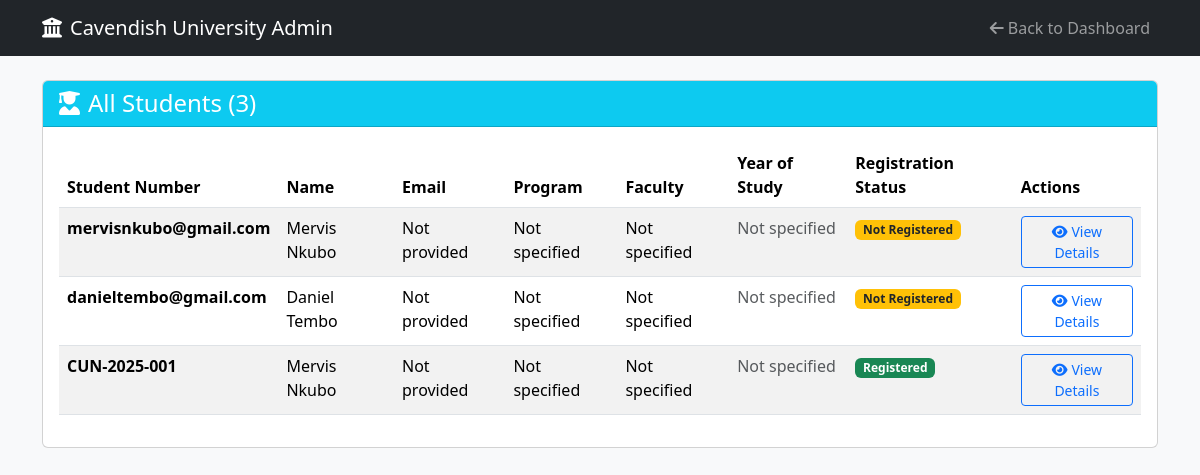
The page /admin/students (signed in) on the database its author committed.
### app/models.py (models this page shows, shortened)
class Student(db.Model):
    __tablename__ = "student"
    id = db.Column(db.Integer, primary_key=True)
    student_number = db.Column(db.String(20), unique=True, nullable=False)
    name = db.Column(db.String(100), nullable=False)
    email = db.Column(db.String(120), unique=True, nullable=True)
    phone = db.Column(db.String(20), nullable=True)
    program = db.Column(db.String(50), nullable=True)
    faculty = db.Column(db.String(100), nullable=True)
    intake_year = db.Column(db.Integer, nullable=True)
    year_of_study = db.Column(db.Integer, nullable=True)
    semester = db.Column(db.String(20), nullable=True)
    created_at = db.Column(db.DateTime, default=lambda: datetime.now(timezone.utc))
    user = db.relationship("User", back_populates="student_profile", uselist=False, foreign_keys=[User.student_id])
    payments = db.relationship("Payment", back_populates="student", lazy=True, cascade="all, delete-orphan")
    registrations = db.relationship("Registration", back_populates="student", lazy=True, cascade="all, delete-orphan")
    registration_slips = db.relationship("RegistrationSlip", back_populates="student", lazy=True, cascade="all, delete-orphan")
    course_enrollments = db.relationship("CourseEnrollment", back_populates="student", lazy=True, cascade="all, delete-orphan")
    @property
    def registration_slip(self):
        return self.registration_slips[0] if self.registration_slips else None

### app/routes/admin_routes.py (the view)
@admin_bp.route('/students')
@admin_required
def view_students():
    students = Student.query.all()
    return render_template('admin/students.html', students=students)

### app/__init__.py (called while the page is built)
@login_manager.user_loader
def load_user(user_id):
    return User.query.get(int(user_id))

### app/routes/admin_routes.py (called while the page is built)
def admin_required(f):
    @wraps(f)
    def decorated_function(*args, **kwargs):
        if 'user_id' not in session or session.get('role') != 'admin':
            flash("Please log in as admin to access this page.", "warning")
            return redirect(url_for('admin.admin_login'))
        return f(*args, **kwargs)
    return decorated_function

### app/templates/admin/students.html (shortened to what this page needs)
<!DOCTYPE html>
<html lang="en">
<head>
    <link rel="stylesheet" href="https://cdn.jsdelivr.net/npm/bootstrap@5.3.2/dist/css/bootstrap.min.css">
    <link rel="stylesheet" href="https://cdnjs.cloudflare.com/ajax/libs/font-awesome/6.4.0/css/all.min.css">
</head>
<body class="bg-light">
    <nav class="navbar navbar-expand-lg navbar-dark bg-dark">
        <div class="container">
            <a class="navbar-brand" href="{{ url_for('admin.dashboard') }}">
                <i class="fas fa-university me-2"></i>Cavendish University Admin
            </a>
            <div class="navbar-nav ms-auto">
                <a class="nav-link" href="{{ url_for('admin.dashboard') }}">
                    <i class="fas fa-arrow-left me-1"></i>Back to Dashboard
                </a>
            </div>
        </div>
    </nav>
    <div class="container mt-4">
        <div class="card">
            <div class="card-header bg-info text-white">
                <h4 class="mb-0">
                    <i class="fas fa-user-graduate me-2"></i>All Students ({{ students|length }})
                </h4>
            </div>
            <div class="card-body">
                {% if students %}
                    <div class="table-responsive">
                        <table class="table table-striped">
                            <thead>
                                <tr>
                                    <th>Student Number</th>
                                    <th>Name</th>
                                    <th>Email</th>
                                    <th>Program</th>
                                    <th>Faculty</th>
                                    <th>Year of Study</th>
                                    <th>Registration Status</th>
                                    <th>Actions</th>
                                </tr>
                            </thead>
                            <tbody>
                                {% for student in students %}
                                <tr>
                                    <td><strong>{{ student.student_number }}</strong></td>
                                    <td>{{ student.name }}</td>
                                    <td>{{ student.email or 'Not provided' }}</td>
                                    <td>{{ student.program or 'Not specified' }}</td>
                                    <td>{{ student.faculty or 'Not specified' }}</td>
                                    <td>
                                        {% if student.year_of_study %}
                                            Year {{ student.year_of_study }}
                                        {% else %}
                                            <span class="text-muted">Not specified</span>
                                        {% endif %}
                                    </td>
                                    <td>
                                        {% if student.registration_slip %}
                                            <span class="badge bg-success">Registered</span>
                                        {% else %}
                                            <span class="badge bg-warning text-dark">Not Registered</span>
                                        {% endif %}
                                    </td>
                                    <td>
                                        <a href="{{ url_for('admin.view_student_details', student_id=student.id) }}"
                                           class="btn btn-sm btn-outline-primary">
                                            <i class="fas fa-eye me-1"></i>View Details
                                        </a>
                                    </td>
                                </tr>
                                {% endfor %}
                            </tbody>
                        </table>
                    </div>
                {% else %}
                    <div class="text-center py-4">
                        <i class="fas fa-user-graduate fa-3x text-muted mb-3"></i>
                        <h5 class="text-muted">No Students Found</h5>
                        <p class="text-muted">Student records will appear here once they register in the system.</p>
                    </div>
                {% endif %}
            </div>
        </div>
    </div>
</body>
</html>

### rows shown on the page
Student: student_number "mervisnkubo@gmail.com", name "Mervis Nkubo", email "Not provided", program "Not specified", faculty "Not specified", shows "Not Registered"
Student: student_number "danieltembo@gmail.com", name "Daniel Tembo", email "Not provided", program "Not specified", faculty "Not specified", shows "Not Registered"
Student: student_number "CUN-2025-001", name "Mervis Nkubo", email "Not provided", program "Not specified", faculty "Not specified", shows "Registered"

### other values the page prints
{{ students|length }} "3"
